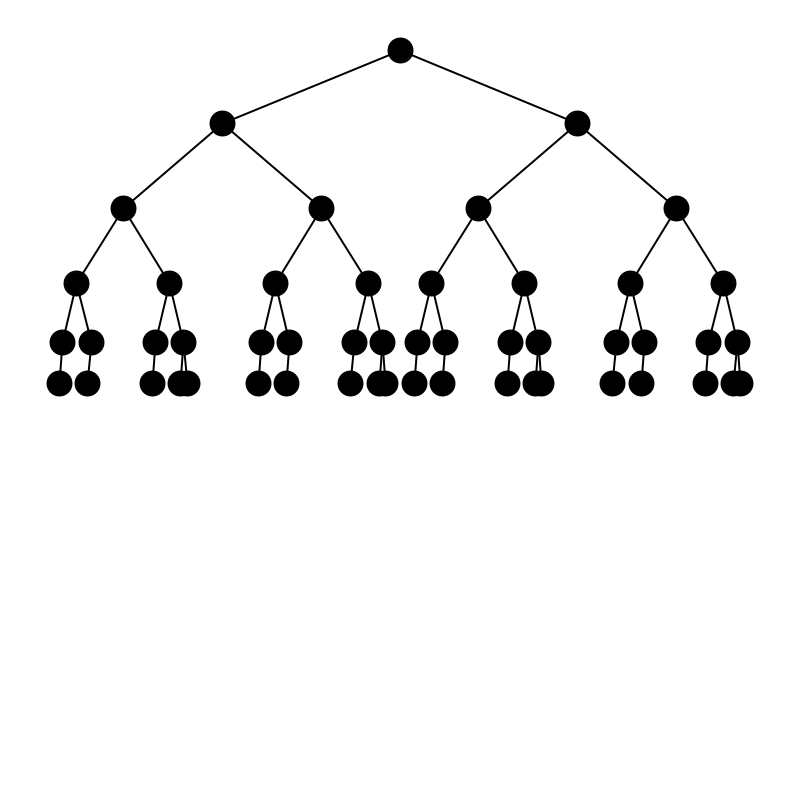
Frame 1 (no input)
Frame 60 (the mouse pressed at the canvas centre just before this capture): identical to frame 1, image omitted
Frame 120 (the mouse held since frame 60 and released just before this capture): identical to frame 1, image omitted

The Processing sketch that drew this single still picture (run headless with seeded random() and noise(); from frame 60 on, the mouse is pressed at the canvas centre):

// Processing sketch: BinaryTree
// ── BinaryTree.pde
void setup() {
    size(800, 800);
    pixelDensity(displayDensity());
}

void draw() {
    background(255);
    PVector pos = new PVector(width / 2, 50);
    float circleRadius = 12;
    
    f(0, 50, circleRadius * 16, circleRadius, PI / 8, pos, pos);
}
   
void f(int l, int r, float radius, float circleRadius, float angle, PVector prev, PVector pos) {
    if (l > r) return;

    strokeWeight(2);
    fill(0);
    ellipse(pos.x, pos.y, circleRadius * 2, circleRadius * 2);
    line(prev.x, prev.y, pos.x, pos.y);
    
    int m = l + (r - l) / 2;
    PVector l_pos = new PVector(pos.x + radius * cos(PI - angle), pos.y + radius * sin(PI - angle));
    PVector r_pos = new PVector(pos.x + radius * cos(angle), pos.y + radius * sin(angle));
    
    f(l, m - 1, radius * 0.68, circleRadius, angle + PI / 10, pos, l_pos);
    f(m + 1, r, radius * 0.68, circleRadius, angle + PI / 10, pos, r_pos);
}
